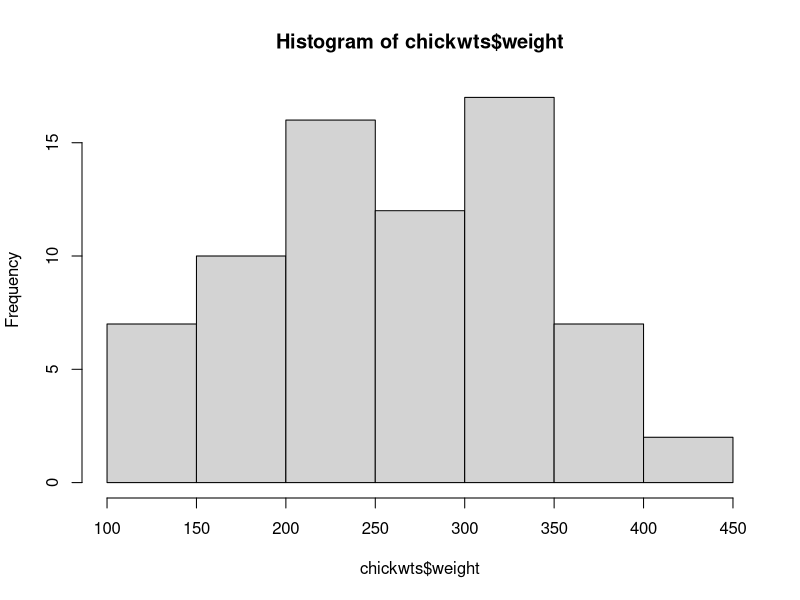
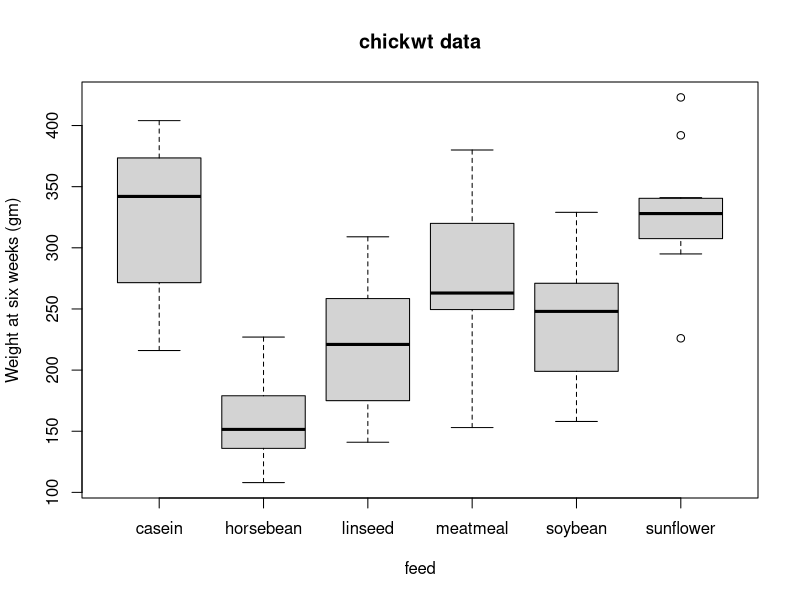
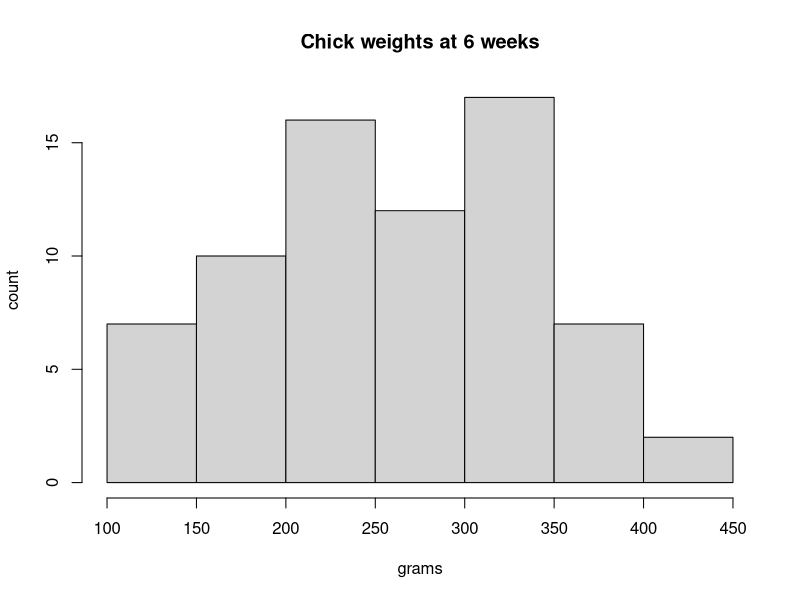
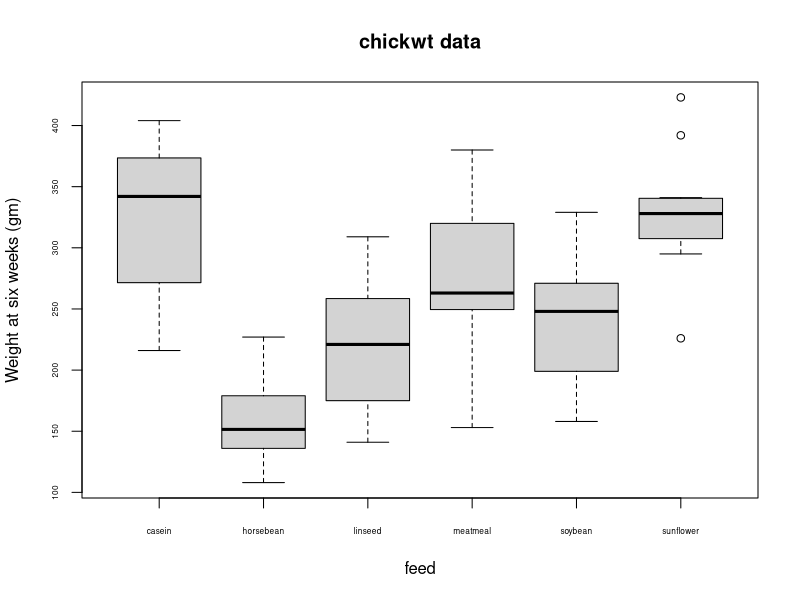

These figures' R source, in order:
## ---- chunk 1
data("chickwts")
## ---- chunk 2
knitr::kable(head(chickwts))
## ---- chunk 3
hist(chickwts$weight)
## ---- chunk 4
boxplot(weight ~ feed, data = chickwts, col = "lightgray",
    main = "chickwt data",
    ylab = "Weight at six weeks (gm)")
## ---- chunk 5
pdf(file="fig1.pdf", width = 4, height = 4)
hist(chickwts$weight, 
     main = "Chick weights at 6 weeks", 
     xlab = "grams", ylab = "count")
dev.off()
## ---- chunk 6
pdf(file="fig2.pdf", width = 4, height = 4)
boxplot(weight ~ feed, data = chickwts, col = "lightgray",
    main = "chickwt data", cex.axis=.5,
    ylab = "Weight at six weeks (gm)")
dev.off()
